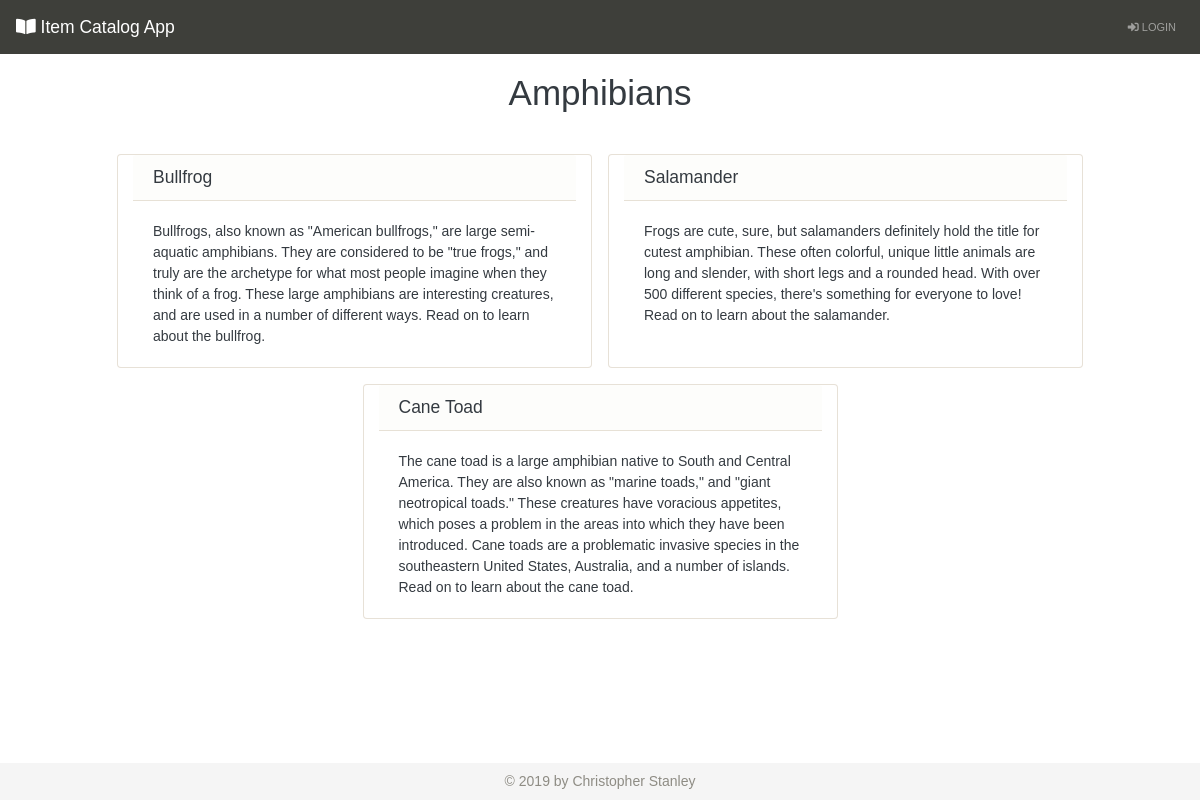
Page /categories/2/items on the committed database.
### database_setup.py (models this page shows, shortened)
class Category(Base):
    __tablename__ = 'category'
    name = Column(String(80), nullable = False)
    id = Column(Integer, primary_key = True)
    user_id = Column(Integer, ForeignKey('user.id'))
    user = relationship(User)

class Item(Base):
    __tablename__ = 'item'
    name = Column(String(80), nullable = False)
    id = Column(Integer, primary_key = True)
    description = Column(String(250))
    category_id = Column(Integer, ForeignKey('category.id'))
    category = relationship(Category)
    user_id = Column(Integer, ForeignKey('user.id'))
    user = relationship(User)

### project.py (the view)
@app.route('/categories/<int:category_id>/items')
def showItems(category_id):
    category = session.query(Category).filter_by(id = category_id).one()
    creator = getUserInfo(category.user_id)
    items = session.query(Item).filter_by(category_id = category_id)
    if 'username' not in login_session or creator.id != login_session['user_id']:
        if 'username' in login_session:
            user = getUserInfo(login_session['user_id'])
            return render_template('publicitems.html', items = items, category = category, creator = creator, user = user)
        else:
            return render_template('publicitems.html', items = items, category = category, creator = creator)
    else:
        user = getUserInfo(login_session['user_id'])
        return render_template('items.html', items = items, category = category, creator = creator, user = user)

### project.py (called while the page is built)
def getUserInfo(user_id):
    user = session.query(User).filter_by(id = user_id).one()
    return user

### templates/publicitems.html (shortened to what this page needs)
{% extends "base.html" %}
{% block content %}
<div class="row mt-2">
    <div class="col-12">
        <h1 class="text-center">{{ category.name }}</h1>
    </div>
</div>
<div class="row justify-content-center mt-4">
    {% for i in items %}
    <div class="card col-md-5 col-12 m-2">
        <h5 class="card-header">{{ i.name }}</h5>
        <div class="card-body">
            <p class="card-text">{{ i.description }}</p>
        </div>
    </div>
    {% endfor %}
</div>
{% endblock %}

### static/styles.css (style rules this page uses)
html #body { font-family: 'Concert One', sans-serif; color: #343a40; height: 100vh; }

### rows in the picture
Category: name "Amphibians"
Item: name "Bullfrog", description "Bullfrogs, also known as \"American bullfrogs,\" are large semi-aquatic amphibians. They are considered to be \"true frogs,\" and truly are the archetype for what most people imagine when they think of a frog. These large amphibians are interesting creatures, and are used in a number of different ways. Read on to learn about the bullfrog."
Item: name "Salamander", description "Frogs are cute, sure, but salamanders definitely hold the title for cutest amphibian. These often colorful, unique little animals are long and slender, with short legs and a rounded head. With over 500 different species, there's something for everyone to love! Read on to learn about the salamander."
Item: name "Cane Toad", description "The cane toad is a large amphibian native to South and Central America. They are also known as \"marine toads,\" and \"giant neotropical toads.\" These creatures have voracious appetites, which poses a problem in the areas into which they have been introduced. Cane toads are a problematic invasive species in the southeastern United States, Australia, and a number of islands. Read on to learn about the cane toad."
